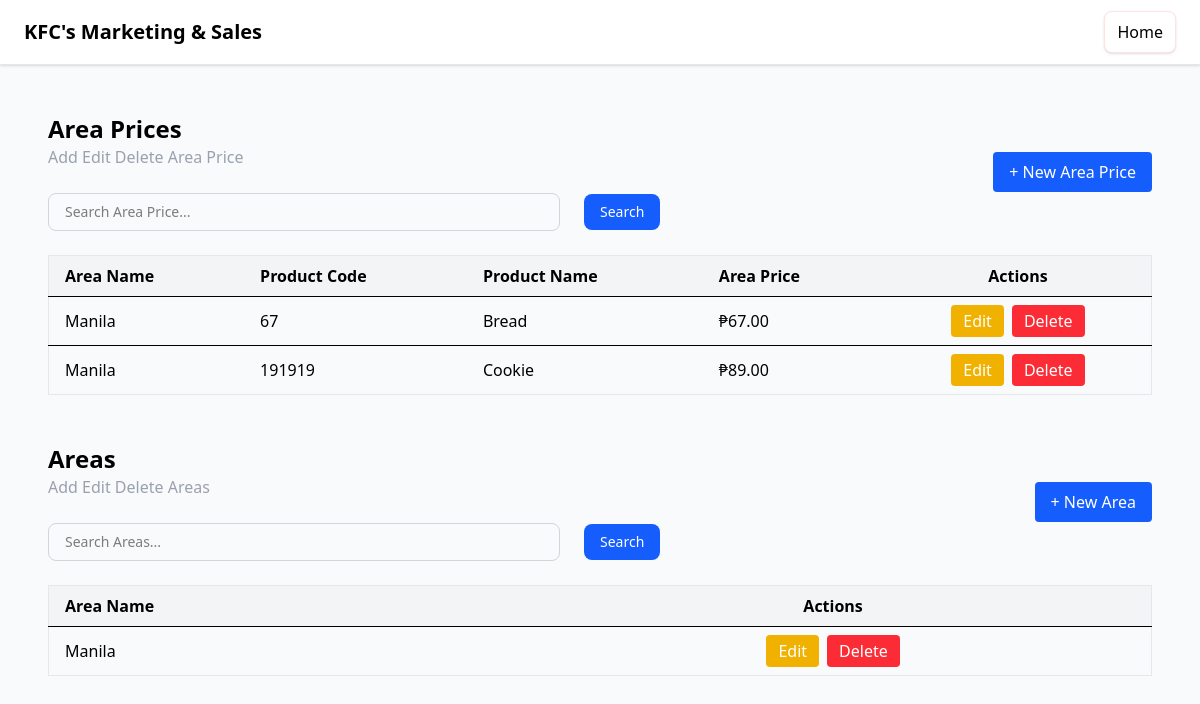
The app's page /area_prices/ with its own data.
### area_prices/models.py (models this page shows, shortened)
class AreaPrice(models.Model):
  area_price_id = models.BigAutoField(primary_key=True)
  area_name = models.ForeignKey(Area, on_delete=models.CASCADE)
  product_name = models.ForeignKey(Product, on_delete=models.CASCADE)
  area_price = models.DecimalField(max_digits=10, decimal_places=2, default=Decimal('0.00'))

class Area(models.Model):
  area_id = models.BigAutoField(primary_key=True)
  area_name = models.CharField(max_length=255)
  class Meta:
    ordering = ['area_name']

### products/models.py (models this page shows, shortened)
class Product(models.Model):
  product_id = models.BigAutoField(primary_key=True)
  product_code = models.CharField(max_length=255, )
  product_name = models.CharField(max_length=255, )
  factory_price = models.DecimalField(max_digits=10, decimal_places=2)
  shelf_life = models.CharField(max_length=255, )
  product_packaging = models.CharField(max_length=255, )
  discontinued = models.BooleanField(default=False)
  class Meta:
    ordering = ['product_name']

### area_prices/views.py (the view)
# urls.py: path('', views.area_price_list, name='area_price_list'),
def area_price_list(request):
    search = request.GET.get("search")
    area_prices = services.search_area_prices(search)
    areas = services.search_areas(search)
    return render(request, "area_prices/home.html", {
        "areas": areas,
        "area_prices": area_prices,
    })

### area_prices/services.py (called while the page is built, shortened)
def search_area_prices(search=None):
    area_price = AreaPrice.objects.select_related(
        "area_name",
        "product_name"
    )
    return area_price

def search_areas(search=None):
    areas = Area.objects.all()
    if search:
        areas = areas.filter(
            area_name__icontains=search
        )
    return areas.order_by("area_name")

### templates/area_prices/home.html
{% extends 'base.html' %}
{% block content %}
<div class="p-6 space-y-6">
  {% include 'area_prices/components/header.html' %}
  {% include 'area_prices/components/list.html' %}
</div>
<div class="p-6 space-y-6">
  {% include 'area_prices/components/area/components/header.html' %}
  {% include 'area_prices/components/area/components/list.html' %}
</div>
{% endblock content %}

### templates/area_prices/components/list.html
<div class="overflow-x-auto">
  <table class="min-w-full border border-gray-200 rounded-lg">
    <thead class="bg-gray-100">
      <tr>
        <th class="px-4 py-2 text-left">Area Name</th>
        <th class="px-4 py-2 text-left">Product Code</th>
        <th class="px-4 py-2 text-left">Product Name</th>
        <th class="px-4 py-2 text-left">Area Price</th>
        <th class="px-4 py-2 text-center">Actions</th>
      </tr>
    </thead>
    <tbody>
      {% for area_price in area_prices %}
      <tr class="border-t hover:bg-gray-50">
        <td class="px-4 py-2">
          {{ area_price.area_name.area_name }}
        </td>
        <td class="px-4 py-2">
          {{ area_price.product_name.product_code }}
        </td>
        <td class="px-4 py-2">
          {{ area_price.product_name.product_name }}
        </td>
        <td class="px-4 py-2">
          ₱{{ area_price.area_price }}
        </td>
        <td class="px-4 py-2">
          <div class="flex justify-center gap-2">
            <a
              href="{% url 'area_price_edit' area_price.area_price_id %}"
              class="rounded bg-yellow-500 px-3 py-1 text-white hover:bg-yellow-600"
            >
              Edit
            </a>
            <a
              href="{% url 'area_price_delete' area_price.area_price_id %}"
              class="rounded bg-red-500 px-3 py-1 text-white hover:bg-red-600"
            >
              Delete
            </a>
          </div>
        </td>
      </tr>
      {% empty %}
      <tr>
        <td colspan="7" class="px-4 py-6 text-center text-gray-500">
          No area prices found.
        </td>
      </tr>
      {% endfor %}
    </tbody>
  </table>
</div>

### templates/area_prices/components/area/components/list.html
<div class="overflow-x-auto">
  <table class="min-w-full border border-gray-200 rounded-lg">
    <thead class="bg-gray-100">
      <tr>
        <th class="px-4 py-2 text-left">Area Name</th>
        <th class="px-4 py-2 text-center">Actions</th>
      </tr>
    </thead>
    <tbody>
      {% for area in areas %}
      <tr class="border-t hover:bg-gray-50">
        <td class="px-4 py-2">
          {{ area.area_name }}
        </td>
        <td class="px-4 py-2">
          <div class="flex justify-center gap-2">
            <a
              href="{% url 'area_edit' area.area_id %}"
              class="rounded bg-yellow-500 px-3 py-1 text-white hover:bg-yellow-600"
            >
              Edit
            </a>
            <a
              href="{% url 'area_delete' area.area_id %}"
              class="rounded bg-red-500 px-3 py-1 text-white hover:bg-red-600"
            >
              Delete
            </a>
          </div>
        </td>
      </tr>
      {% empty %}
      <tr>
        <td colspan="7" class="px-4 py-6 text-center text-gray-500">
          No areas found.
        </td>
      </tr>
      {% endfor %}
    </tbody>
  </table>
</div>

### records on screen
AreaPrice: area_name.area_name "Manila", product_name.product_code "67", product_name.product_name "Bread", area_price "67.00"
AreaPrice: area_name.area_name "Manila", product_name.product_code "191919", product_name.product_name "Cookie", area_price "89.00"
Area: area_name "Manila"
